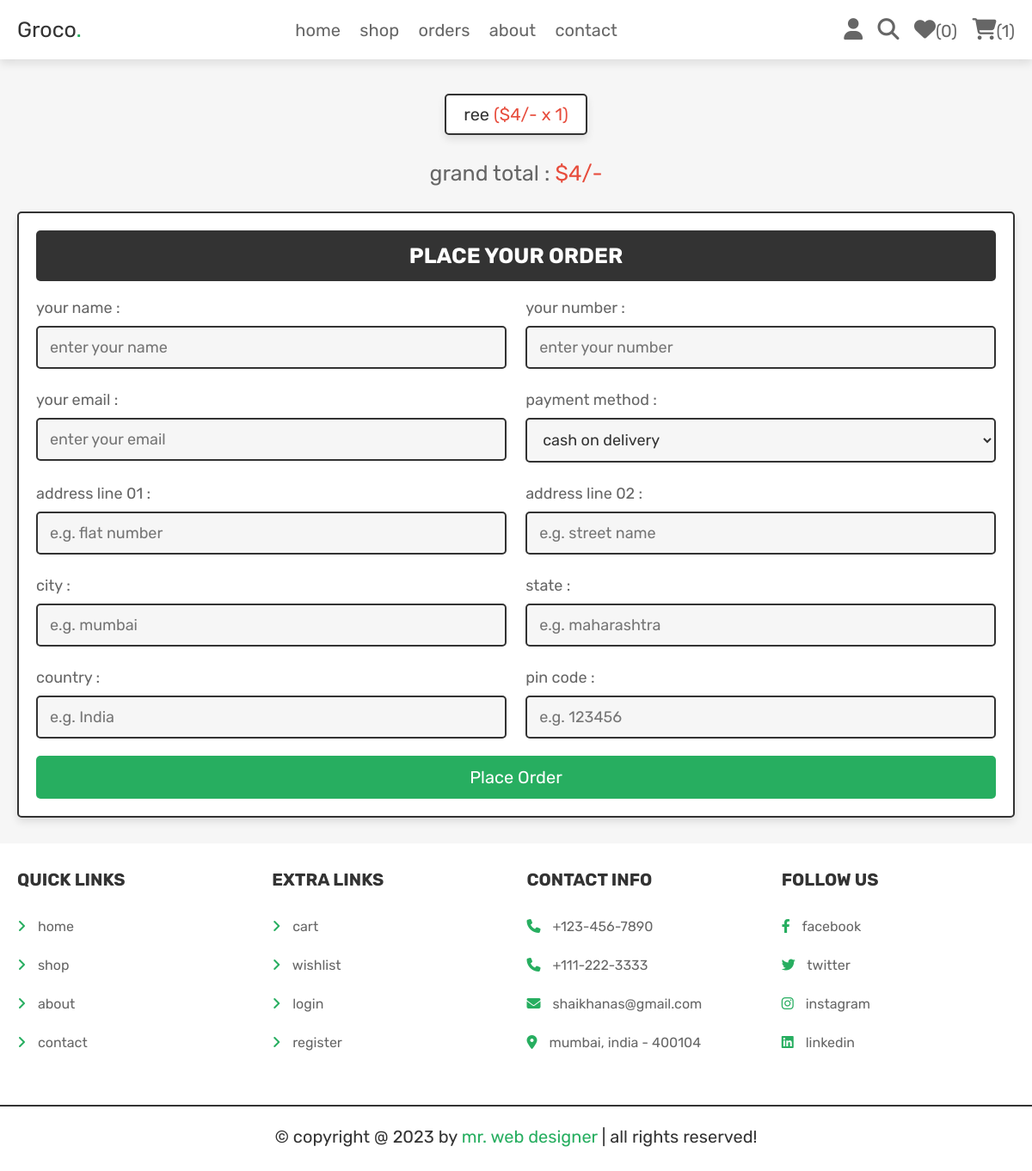
The app's page /checkout.php (signed in) with its own data.
### tables this page shows
CREATE TABLE IF NOT EXISTS `cart` (
`id` int(100) NOT NULL,
  `user_id` int(100) NOT NULL,
  `pid` int(100) NOT NULL,
  `name` varchar(100) NOT NULL,
  `price` int(100) NOT NULL,
  `quantity` int(100) NOT NULL,
  `image` varchar(100) NOT NULL
);

### checkout.php (the view, shortened to what this page needs)
<?php
@include 'config.php';
$user_id = $_SESSION['user_id'];
?>
<!DOCTYPE html>
<html lang="en">
<head>
   <link rel="stylesheet" href="https://cdnjs.cloudflare.com/ajax/libs/font-awesome/6.1.1/css/all.min.css">
   <link rel="stylesheet" href="css/style.css">
</head>
<body>
<?php include 'header.php'; ?>
<section class="display-orders">
   <?php
      $cart_grand_total = 0;
      $select_cart_items = $conn->prepare("SELECT * FROM `cart` WHERE user_id = ?");
      $select_cart_items->execute([$user_id]);
      if($select_cart_items->rowCount() > 0){
         while($fetch_cart_items = $select_cart_items->fetch(PDO::FETCH_ASSOC)){
            $cart_total_price = ($fetch_cart_items['price'] * $fetch_cart_items['quantity']);
            $cart_grand_total += $cart_total_price;
   ?>
   <p> <?= $fetch_cart_items['name']; ?> <span>(<?= '$'.$fetch_cart_items['price'].'/- x '. $fetch_cart_items['quantity']; ?>)</span> </p>
   <?php
    }
   }else{
      echo '<p class="empty">your cart is empty!</p>';
   }
   ?>
   <div class="grand-total">grand total : <span>$<?= $cart_grand_total; ?>/-</span></div>
</section>
<section class="checkout-orders">
   <form action="" method="POST">
      <h3>place your order</h3>
      <div class="flex">
         <div class="inputBox">
            <span>your name :</span>
            <input type="text" name="name" placeholder="enter your name" class="box" required>
         </div>
         <div class="inputBox">
            <span>your number :</span>
            <input type="number" name="number" placeholder="enter your number" class="box" required>
         </div>
         <div class="inputBox">
            <span>your email :</span>
            <input type="email" name="email" placeholder="enter your email" class="box" required>
         </div>
         <div class="inputBox">
            <span>payment method :</span>
            <select name="method" class="box" required>
               <option value="cash on delivery">cash on delivery</option>
            </select>
         </div>
         <div class="inputBox">
            <span>address line 01 :</span>
            <input type="text" name="flat" placeholder="e.g. flat number" class="box" required>
         </div>
         <div class="inputBox">
            <span>address line 02 :</span>
            <input type="text" name="street" placeholder="e.g. street name" class="box" required>
         </div>
         <div class="inputBox">
            <span>city :</span>
            <input type="text" name="city" placeholder="e.g. mumbai" class="box" required>
         </div>
         <div class="inputBox">
            <span>state :</span>
            <input type="text" name="state" placeholder="e.g. maharashtra" class="box" required>
         </div>
         <div class="inputBox">
            <span>country :</span>
            <input type="text" name="country" placeholder="e.g. India" class="box" required>
         </div>
         <div class="inputBox">
            <span>pin code :</span>
            <input type="number" min="0" name="pin_code" placeholder="e.g. 123456" class="box" required>
         </div>
      </div>
      <input type="submit" name="order" class="btn <?= ($cart_grand_total > 1)?'':'disabled'; ?>" value="place order">
   </form>
</section>
<?php include 'footer.php'; ?>
</body>
</html>

### css/style.css (style rules this page uses)
.display-orders { text-align: center; padding-bottom: 0; }
.display-orders p { display: inline-block; padding:1rem 2rem; margin:1rem .5rem; font-size: 2rem; text-align: center; border:var(--border); background-color: var(--white); box-shadow: var(--box-shadow); border-radius: .5rem; }
.display-orders p span { color:var(--red); }
.display-orders .grand-total { margin-top: 2rem; font-size: 2.5rem; color:var(--light-color); }
.display-orders .grand-total span { color:var(--red); }
.checkout-orders form { padding:2rem; border:var(--border); background-color: var(--white); box-shadow: var(--box-shadow); border-radius: .5rem; }
.checkout-orders form h3 { border-radius: .5rem; background-color: var(--black); color:var(--white); padding:1.5rem 1rem; text-align: center; text-transform: uppercase; margin-bottom: 2rem; font-size: 2.5rem; }
.checkout-orders form .flex { display: flex; flex-wrap: wrap; gap:1.5rem; justify-content: space-between; }
.checkout-orders form .flex .inputBox { width: 49%; }
.checkout-orders form .flex .inputBox .box { width: 100%; border:var(--border); border-radius: .5rem; font-size: 1.8rem; color:var(--black); padding:1.2rem 1.4rem; margin:1rem 0; background-color: var(--light-bg); }
.checkout-orders form .flex .inputBox span { font-size: 1.8rem; color:var(--light-color); }

### css/components.css (style rules this page uses)
:root { --green:#27ae60; --orange:#f39c12; --red:#e74c3c; --black:#333; --light-color:#666; --white:#fff; --light-bg:#f6f6f6; --border:.2rem solid var(--black); --box-shadow:0 .5rem 1rem rgba(0,0,0,.1); }
* { font-family: 'Rubik', sans-serif; margin:0; padding:0; box-sizing: border-box; outline: none; border:none; text-decoration: none; color:var(--black); }
body { background-color: var(--light-bg); }
html { font-size: 62.5%; overflow-x: hidden; scroll-behavior: smooth; scroll-padding-top: 6.5rem; }
section { padding:3rem 2rem; max-width: 1200px; margin:0 auto; }
.btn, .delete-btn, .option-btn { display: block; width: 100%; margin-top: 1rem; border-radius: .5rem; color:var(--white); font-size: 2rem; padding:1.3rem 3rem; text-transform: capitalize; cursor: pointer; text-align: center; }
.btn { background-color: var(--green); }

### records on screen
cart: name "ree", price "4", quantity "1"

### other values on screen
$count_wishlist_items->rowCount() "0"
$count_cart_items->rowCount() "1"
$cart_grand_total "4"
